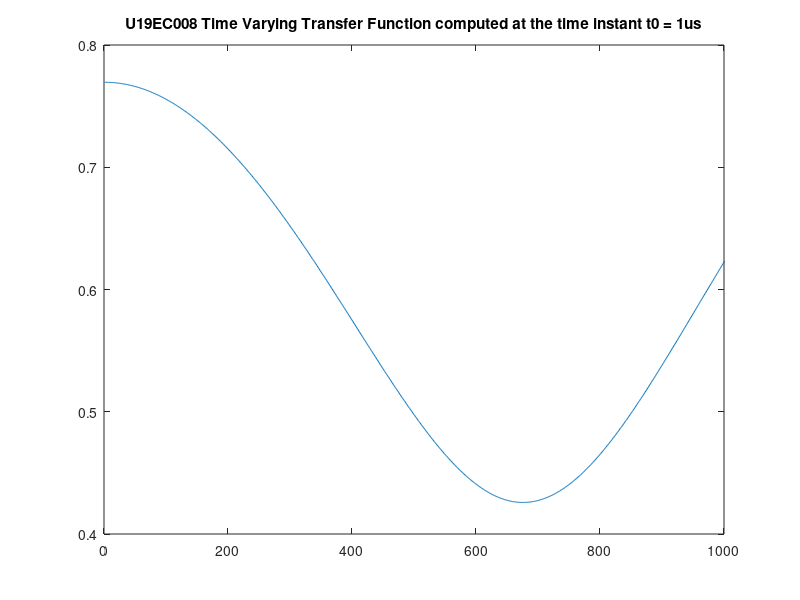

Write the MATLAB code that produced this figure.
% NOT FINAL
clc;
clear all;
close all;

TAU0=0;
% Time Instant
t0=1;
% Number of Multipaths
nop=4;

BETA=[0.9143 -0.0292 0.6006 -0.7162];
TAUJ=[0.9575 0.9649 0.1576 0.9706];

% BETA=rand(1,nop);
% TAUJ=(rand(1,nop)*2-1);

tv_tf_comp_at_t0=[];
rxsignal = [];

for f=0:(0.001):1
    temp=0;
    temp1=0;
    for p=1:1:nop
        temp1=temp1+BETA(p)*exp(-1i*2*pi*f*TAU0)*exp(-1i*2*pi*f*TAUJ(p)*t0);
    end
    tv_tf_comp_at_t0=[tv_tf_comp_at_t0 temp1];
end


figure;
% plot((0:(1/1000):0.999)*1000,abs(tv_tf_comp_at_t0));
plot(abs(tv_tf_comp_at_t0));
title('U19EC008 Time Varying Transfer Function computed at the time instant t0 = 1us')
xlim([0 1000])

